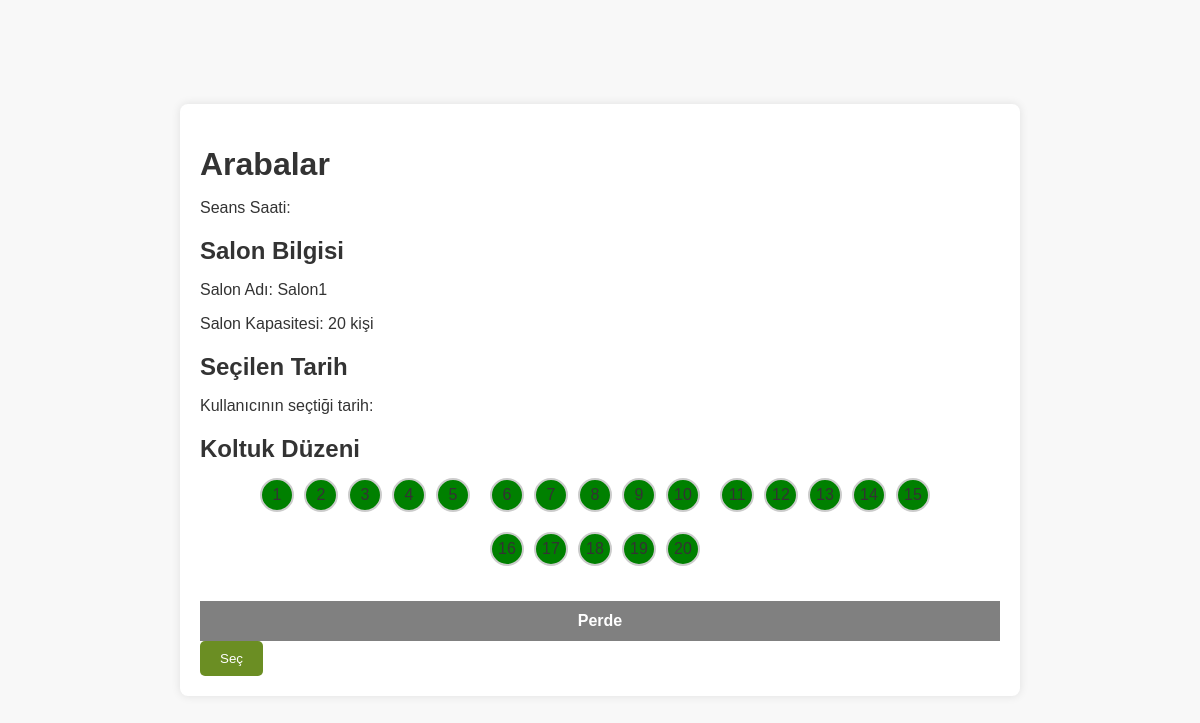
The page /berfkin/biletsecrez.php?film_id=1 on the database its author committed.
### tables this page shows
CREATE TABLE IF NOT EXISTS `filmler` (
  `id` int NOT NULL AUTO_INCREMENT,
  `film_adi` varchar(60) NOT NULL,
  `film_tur` varchar(20) NOT NULL,
  `fim_sure` varchar(20) NOT NULL,
  `afis` varchar(200) NOT NULL,
  `salon_id` int NOT NULL,
  `aciklama` varchar(500) NOT NULL,
  `fiyat` varchar(6) NOT NULL,
  PRIMARY KEY (`id`)
);

CREATE TABLE IF NOT EXISTS `salon` (
  `id` int NOT NULL AUTO_INCREMENT,
  `salon_adi` varchar(10) NOT NULL,
  `salon_kapasite` int NOT NULL,
  `koltuk_sayisi` int NOT NULL,
  `filmID` int NOT NULL,
  PRIMARY KEY (`id`)
);

### berfkin/biletsecrez.php (the view, shortened to what this page needs)
<!DOCTYPE html>
<html lang="en">
<head>
</head>
<body>
    <div class="container">
        <?php
        $servername = "localhost";
        $username = "root";
        $password = "";
        $dbname = "sinema";
        $conn = new mysqli($servername, $username, $password, $dbname);
        $film_id = $_GET['film_id'];
        $seans_saat = $_GET['seans_saat'];
        $seans_tarihi = $_GET['seans_tarihi'];
        $sql = "SELECT filmler.*, salon.salon_adi, salon.salon_kapasite, salon.koltuk_sayisi, GROUP_CONCAT(rezervasyonlar.koltuk_no) AS rezervasyon_koltuklar FROM filmler INNER JOIN salon ON filmler.salon_id = salon.id LEFT JOIN rezervasyonlar ON filmler.id = rezervasyonlar.film_id AND rezervasyonlar.seans_saati = '$seans_saat' WHERE filmler.id = $film_id GROUP BY filmler.id";
        $result = $conn->query($sql);
        if ($result->num_rows > 0) {
            $row = $result->fetch_assoc();
            echo "<h1>{$row['film_adi']}</h1>";
            echo "<p>Seans Saati: $seans_saat</p>";
            echo "<h2>Salon Bilgisi</h2>";
            echo "<p>Salon Adı: {$row['salon_adi']}</p>";
            echo "<p>Salon Kapasitesi: {$row['salon_kapasite']} kişi</p>";
            echo "<h2>Seçilen Tarih</h2>";
            echo "<p>Kullanıcının seçtiği tarih: $seans_tarihi</p>";
            echo "<h2>Koltuk Düzeni</h2>";
            echo "<form action='biletsat.php' method='post'>";
            echo "<div class='koltuk-düzeni'>";
            $koltuk_sayisi = $row['koltuk_sayisi'];
            $satir_sayisi = ceil($koltuk_sayisi / 5);
            $counter = 1;
            $rezervasyon_koltuklar = array();
            for ($i = 0; $i < $satir_sayisi; $i++) {
                echo "<div class='koltuk-satiri'>";
                for ($j = 0; $j < 5; $j++) {
                    if ($counter <= $koltuk_sayisi) {
                        $dolu_mu = in_array($counter, $rezervasyon_koltuklar) ? "dolu" : "boş";
                        $renk = ($dolu_mu == "dolu") ? "red" : "green";
                        $pointer_events = ($dolu_mu == "dolu") ? "none" : "auto";
                        echo "<label for='koltuk-$counter' style='background-color: $renk; pointer-events: $pointer_events'>$counter</label>";
                    } else {
                        echo "<input type='checkbox' id='bos' class='koltuk' style='visibility: hidden'>";
                        echo "<label for='bos' style='visibility: hidden'></label>";
                    }
                    $counter++;
                }
                echo "</div>";
            }
            echo "</div>";
            echo "<div class='perde'>Perde</div>";
            echo "<input type='submit' name='sec' value='Seç' style='padding: 10px 20px; background-color: #6b8e23; color: #fff; border: none; border-radius: 5px; cursor: pointer;'>";
            echo "</form>";
        } else {
            echo "<p>Seçilen film bulunamadı.</p>";
        }
        ?>
    </div>
</body>
</html>

### berfkin/biletsecrez.php (style rules this page uses)
body { font-family: Arial, sans-serif; margin: 0; padding: 0; background-color: #f8f8f8; color: #333; display: flex; justify-content: center; align-items: center; height: 100vh; }
.container { width: 80%; max-width: 800px; padding: 20px; background-color: #fff; border-radius: 8px; box-shadow: 0 0 10px rgba(0,0,0,0.1); }
h1, h2, p { color: #333; margin-bottom: 10px; }
.koltuk-düzeni { display: flex; flex-wrap: wrap; justify-content: center; }
.koltuk-satiri { display: flex; justify-content: center; margin-bottom: 10px; }
label { display: block; width: 30px; height: 30px; border-radius: 50%; margin: 5px; display: flex; justify-content: center; align-items: center; cursor: pointer; border: 2px solid #ccc; }
.koltuk-satiri::after { content: ""; flex-grow: 99999999; min-width: 10px; }
.perde { width: 100%; height: 40px; background-color: gray; margin-top: 20px; display: flex; justify-content: center; align-items: center; color: #fff; font-weight: bold; }

### rows shown on the page
filmler: film_adi "Arabalar", salon.salon_adi "Salon1", salon.salon_kapasite "20"
